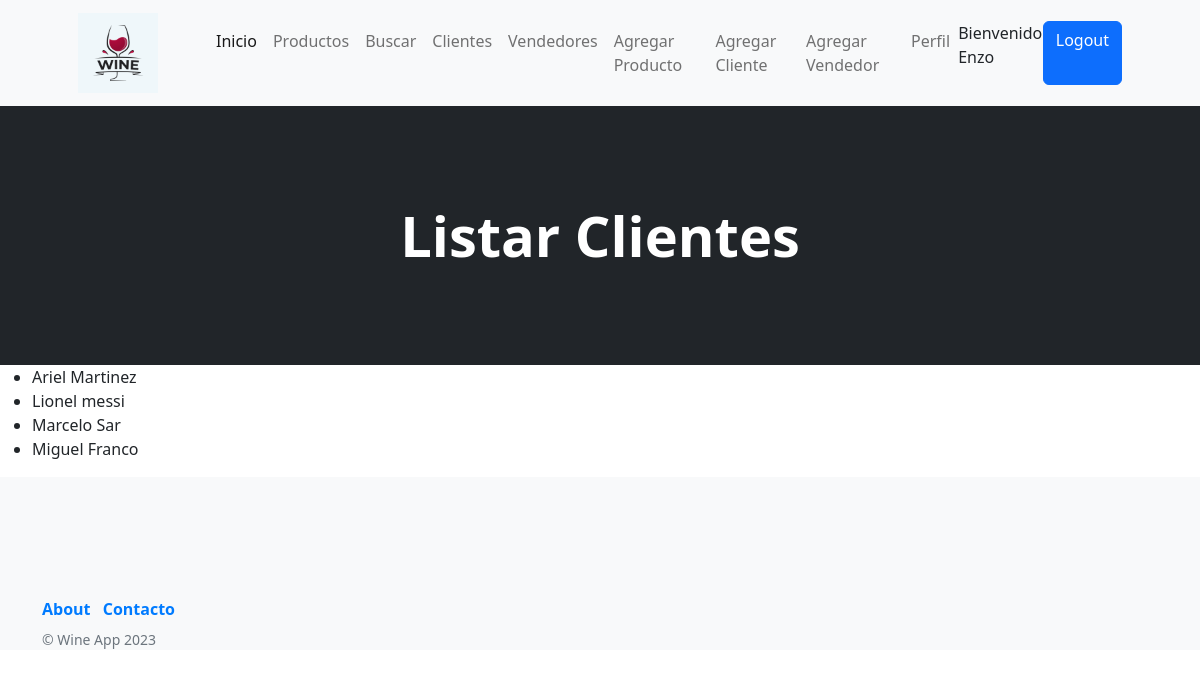
/wine_app/listar_clientes (signed in), run on the app's committed database.
### wine_app/models.py (models this page shows, shortened)
class Clientes(models.Model):
    nombre = models.CharField(max_length=40)
    apellido = models.CharField(max_length=40)
    dni = models.IntegerField()
    mail = models.EmailField()
    class Meta():
        verbose_name = 'Cliente'
        verbose_name_plural = 'clientes'
        ordering = ('nombre', 'apellido', 'dni', 'mail')
        unique_together = ('nombre', 'dni')

### wine_app/views.py (the view)
# urls.py: path('listar_clientes', listar_clientes, name='listar_clientes'),
@staff_member_required(login_url='/wine_app/login')
def listar_clientes(req):
    lista = Clientes.objects.all()
    return render(req, "listar_clientes.html", {"listar_clientes": lista})

### wine_app/templates/listar_clientes.html (shortened to what this page needs)
{% extends 'padre.html' %}
{% block cambioCenter %}
<header class="bg-dark py-5">
    <div class="container px-4 px-lg-5 my-5">
        <div class="text-center text-white">
            <h1 class="display-4 fw-bolder">Listar Clientes</h1>
        </div>
    </div>
</header>
{% endblock cambioCenter %}
{% block contenidoQueCambia %}
<body>
    <ul>
        {% for cliente in listar_clientes %}
            <li>{{cliente.nombre}} {{cliente.apellido}}</li>
        {% endfor %}
    </ul>
</body>
{% endblock contenidoQueCambia %}

### wine_app/templates/navbar.html (shortened to what this page needs)
<nav class="navbar navbar-expand-lg navbar-light bg-light">
    <div class="container px-4 px-lg-5">
        <a class="navbar-brand" href="/wine_app/inicio">
            <img src="/static/images/logo.png" alt="Logo WineApp" style="width: 80px; height: 80px; margin-right: 10px;">
          </a>
        <div class="collapse navbar-collapse" id="navbarSupportedContent">
            <ul class="navbar-nav me-auto mb-2 mb-lg-0 ms-lg-4">
                <li class="nav-item"><a class="nav-link active" aria-current="page" href="/wine_app/inicio">Inicio</a></li>
                <li class="nav-item"><a class="nav-link" href="{% url 'listar_productos' %}">Productos</a></li>
                <li class="nav-item"><a class="nav-link" href="{% url 'busquedaProducto' %}">Buscar</a></li>
                <li class="nav-item"><a class="nav-link" href="{% url 'listar_clientes' %}">Clientes</a></li>
                <li class="nav-item"><a class="nav-link" href="{% url 'listar_vendedores' %}">Vendedores</a></li>
                <li class="nav-item"><a class="nav-link" href="{% url 'agregar_producto' %}">   Agregar Producto</a></li>
                <li class="nav-item"><a class="nav-link" href="{% url 'agregar_cliente' %}">Agregar Cliente</a></li>
                  <li class="nav-item"><a class="nav-link" href="{% url 'agregar_vendedor' %}">Agregar Vendedor</a></li>
                  <li class="nav-item"><a class="nav-link" href="{% url 'EditarPerfil' %}"> Perfil </a></li>
                {% if user.is_authenticated %}
                    <p>Bienvenido {{user.username}} </p>
                    <a class="btn btn-primary" href="{% url 'Logout' %}">Logout</a>
                {% else %}
                    <a class="btn btn-primary" href="{% url 'Login' %}">Login</a>
                    <a class="btn btn-primary" href="{% url 'Registrar' %}">Registrar</a>
                {% endif %}
                    </ul>
        </div>
    </div>
</nav>

### wine_app/templates/padre.html (style rules this page uses)
a { text-decoration: none; color: #007BFF; font-weight: bold; transition: color 0.5s; }

### data on the page
Clientes: nombre "Ariel", apellido "Martinez"
Clientes: nombre "Lionel", apellido "messi"
Clientes: nombre "Marcelo", apellido "Sar"
Clientes: nombre "Miguel", apellido "Franco"

### other printed values
{{ user.username }} "Enzo"
